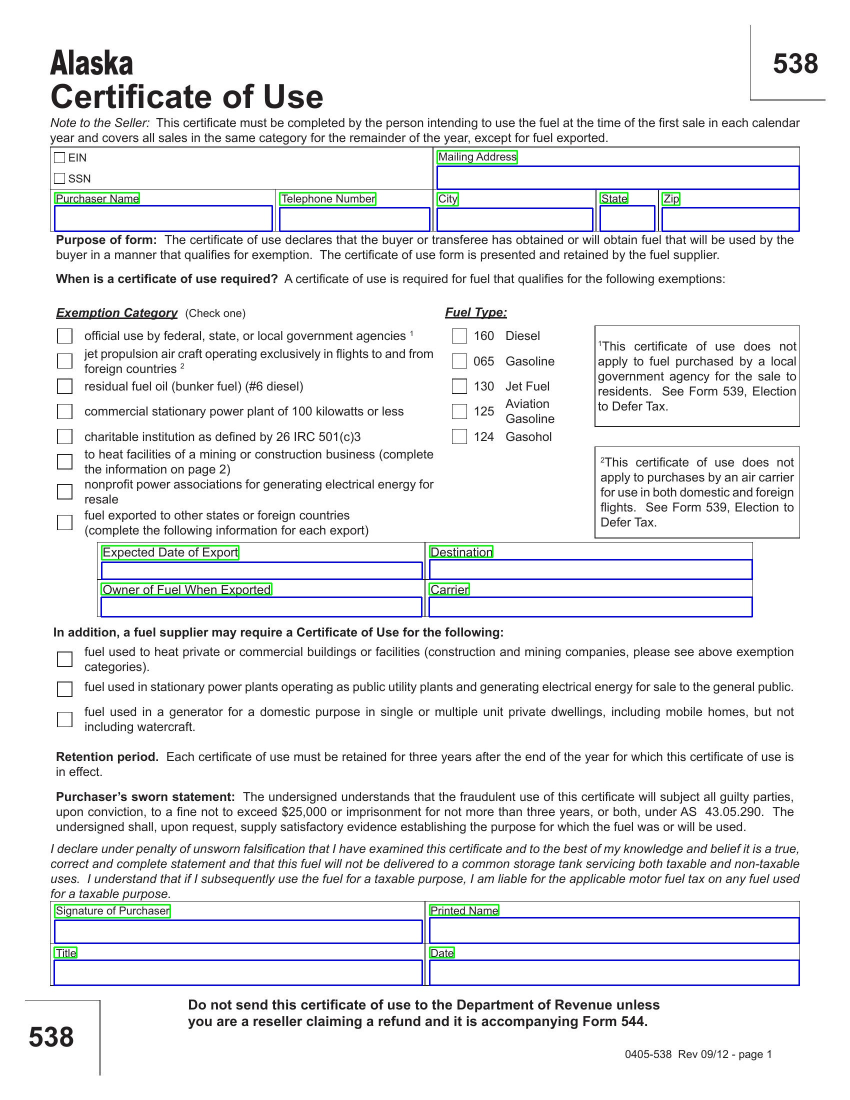
#> input picture testing.jpg, 1700 x 2200 px (shown at 1/2 size)
$ python -i checkbox_detect.py   (imports and definitions only)
#> lines starting #> are read from the running program, lines starting #| are printed output that depends on the picture; after the words box and inside, x2 and y2 are one past the last pixel; in counts of white or black regions, pixels touching at a corner belong together
### base/box.py
import numpy as np
import copy

class Box:
    """ Represents the bounding box of the polygon passed """
    def __init__(self, vertices):
        """
        vertices: list of vertices either as [x1, y1, x2, y2, ..] or [[x1,y1], [x2,y2], ..]
                    or even [[[x1,y1]], [[x2,y2]], ...] or any higher dimension
        """
        vertices = np.array(vertices)
        flat_vertices = vertices.ravel()
        self.X = np.array([flat_vertices[i] for i in range(len(flat_vertices)) if i%2 == 0])
        self.Y = np.array([flat_vertices[i] for i in range(len(flat_vertices)) if i%2 == 1])
        self.vertices = np.array(list(zip(self.X, self.Y)))

    def get_X(self):
        return self.X.copy()

    def get_Y(self):
        return self.Y.copy()

    def get_X_range(self):
        return np.array([self.X.min(), self.X.max()])

    def get_Y_range(self):
        return np.array([self.Y.min(), self.Y.max()])

    def get_height(self):
        return self.Y.max() - self.Y.min()

    def get_width(self):
        return self.X.max() - self.X.min()

    def get_area(self):
        return self.get_height() * self.get_width()

    def get_center(self):
        return np.array([self.get_X_range().mean(), self.get_Y_range().mean()])

    def get_vertices(self):
        return copy.deepcopy(self.vertices)

    def check_overlap(self, other):
        self_X = self.get_X_range()
        self_Y = self.get_Y_range()

        other_X = other.get_X_range()
        other_Y = other.get_Y_range()

        return not (self_X[0] > other_X[1] or other_X[0] > self_X[1]) and not (self_Y[0] > other_Y[1] or other_Y[0] > self_Y[1])

    def __str__(self):
        return str(self.vertices.tolist())

    def __eq__(self, other):
        return np.allclose(self.get_X_range(), other.get_X_range()) and np.allclose(self.get_Y_range(), other.get_Y_range())

    def __hash__(self):
        return hash(str(self.vertices))

### checkbox/checkbox_detect.py
import numpy as np
import cv2
import pytesseract
from pytesseract import Output
import json
from typing import List, Tuple, Dict, Union
from base.box import Box
from base.customEncoder import CustomEncoder
from checkbox_util import save_data_to_json


def find_inner_checkbox(checkboxes: List[Box], approx: Box, thold: int = 2) -> bool:
    """
    returns: True if the box `approx` can be safely added to the list `checkboxes`. A box is safe
            if no other smaller box overlaps too much with it (determined by threshold)
    - Also deletes any box which is larger than this box and overlaps too much
    """
    for i in range(len(checkboxes) - 1, -1, -1):
        box = checkboxes[i]
        box_center = box.get_center()
        box_area = box.get_area()

        approx_center = approx.get_center()
        approx_area = approx.get_area()

        # If the centers of the two boxes are within the threshold
        # and if the approx_checkbox has the smaller area, rm the larger box
        if abs(box_center[0] - approx_center[0]) <= thold and abs(box_center[1] - approx_center[1]) <= thold:
            if approx_area < box_area:
                del checkboxes[i]
                return True
            else:
                return False
    return True


# Splits the X and Y pixel coordinates from the checkbox
# [7 lines left out: function split_X_Y, not called in this run]


# Find the minimum dimensions of the
def minimum_box_dimensions(checkboxes: List[Box]) -> Tuple[int]:
    min_height = min([box.get_height() for box in checkboxes])
    min_width = min([box.get_width() for box in checkboxes])

    return int(min_height), int(min_width)


def find_checkboxes(threshold: np.ndarray, ratio: float, delta: int,\
                    side_length_range: Tuple[int]) -> List[Box]:
    """
    Given a threshold image, returns the checkboxes in the image
    """
    contours, _ = cv2.findContours(threshold, cv2.RETR_TREE, cv2.CHAIN_APPROX_SIMPLE)
    checkboxes = []

    for cnt in contours:
        approx = cv2.approxPolyDP(cnt, ratio * cv2.arcLength(cnt, True), True)

        # only detect polygons with 4 sides
        if len(approx) == 4:
            approx_box = Box(approx)
            width = approx_box.get_width()
            height = approx_box.get_height()

            # If the box is a square within a given size range and delta
            if abs(height - width) < delta and width in range(*side_length_range) and height in range(*side_length_range):
                if not checkboxes or find_inner_checkbox(checkboxes, approx_box):

                    checkboxes.append(approx_box)
    return checkboxes


def draw_contours(im: np.ndarray, contours: List[Box]):
    """
    Given an image and a list of boxes, draws them on the image
    """
    contours = [np.reshape(box.get_vertices(), (-1, 1, 2)) for box in contours]
    for contour in contours:
        cv2.drawContours(im, [contour], 0, (0, 255, 0))


def show_image(im: np.ndarray, name: str = "Image", delay: int = 2000) -> None:
    """
    Displays the given image.
    --------
    name: name of the window frame
    delay: number of milliseconds to display the image
    """
    cv2.imshow('im', im)

    cv2.waitKey(2000)
    cv2.destroyAllWindows()

def get_percent_filled(threshold: np.ndarray, center: np.ndarray, min_width: int,\
                       min_height: int) -> float:
    """
    Sees the area of size min_width x min_height centered around `center` and returns
    the percentage of the area that is filled
    """
    total_pixels = min_height * min_width
    half_width, half_height = int(min_width / 2), int(min_height / 2)
    count = 0
    for i in range(center[0] - half_width, center[0] + half_width):
        for j in range(center[1] - half_height, center[1] + half_height):
            # fill in area if white - used for debugging
            if threshold[j][i] > 200:
                threshold[j][i] = 100
            # if pixel is black, add to count
            if threshold[j][i] < 5:
                count += 1
    return round(count / total_pixels, 1)


def checkbox_detect(path, ratio=0.015, delta=12, side_length_range=(16,51), plot=True, fileout=None,
                    jsonFile = None,  showLabelBound=None, boundarylines=None):
    """
    Detects checkboxes in the image in the given path
    """
#> called with path = '../testing.jpg', ratio = 0.015, delta = 12, side_length_range = (16, 51), plot = True
    im = cv2.imread(path)
#> im is the input picture: shape (2200, 1700, 3); mean B, G, R 238.9, 237, 236.3
    imgray = cv2.imread(path, 0)
    _, threshold = cv2.threshold(imgray, 200, 255, cv2.THRESH_BINARY)
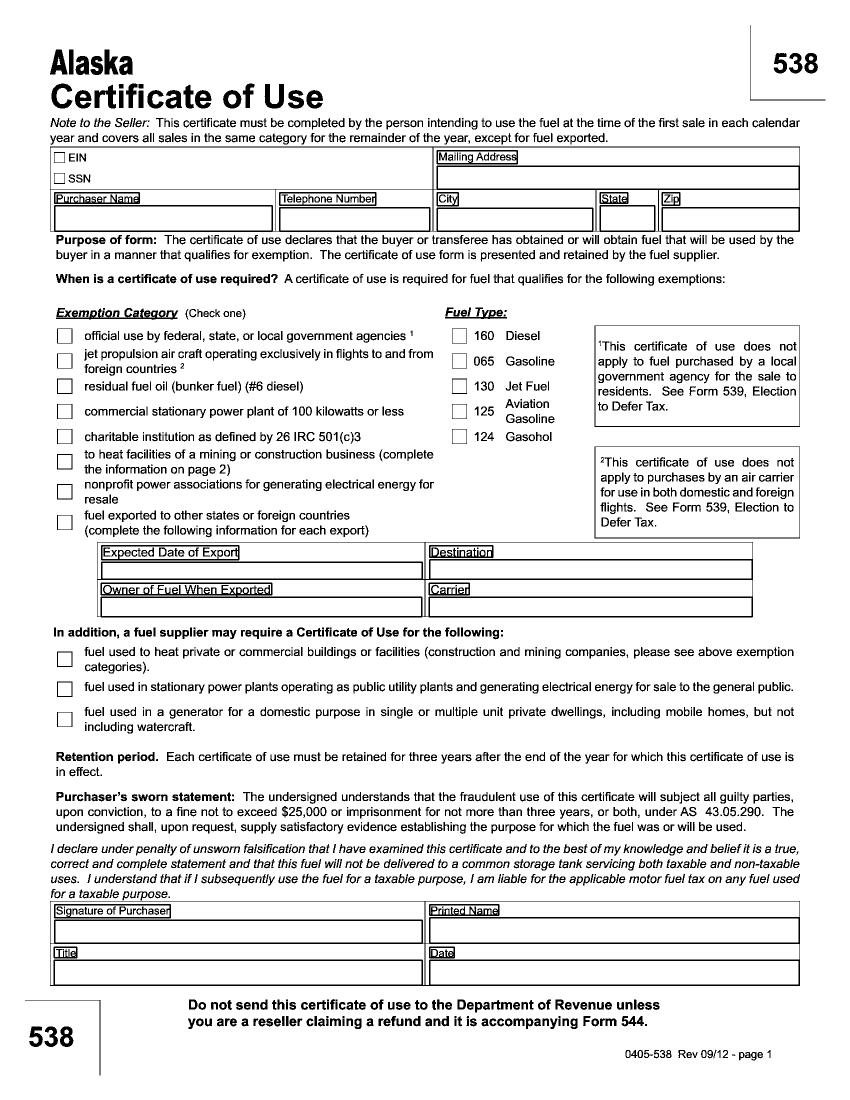
#> threshold: shape (2200, 1700) (shown at 1/2 size); 90.9% white; 3011 black regions (243 under 20 px)

    checkboxes = find_checkboxes(threshold, ratio, delta, side_length_range)
#> in find_checkboxes, `contours, _ = cv2.findContours(threshold, cv2.RETR_TREE, cv2.CHAIN_APP..`: contours = 4217 contours, 816 with area under 20; largest, box (x1, y1, x2, y2) and area: (0, 0, 1700, 2200) 3736101, (99, 292, 1601, 465) 258103, (99, 1801, 1601, 1973) 256669, (193, 1083, 1507, 1236) 199550, (1188, 650, 1601, 855) 84046
#> the loop in find_checkboxes, `for cnt in contours:` made 4217 passes
#> (width, height) on pass 1: (1699, 2199)
#> after the loop in find_checkboxes, `for cnt in contours:`: checkboxes = 19 items
#> checkboxes = 19 items
    draw_contours(im, checkboxes)
#> in draw_contours, `contours = [np.reshape(box.get_vertices(), (-1, 1, 2)) for box in cont..`: contours = 19 contours; largest, box (x1, y1, x2, y2) and area: (1322, 383, 1362, 413) 1003, (905, 859, 933, 887) 729, (905, 809, 933, 837) 729, (905, 708, 933, 736) 729, (905, 658, 933, 686) 729
#> the loop in draw_contours, `for contour in contours:` made 19 passes
#> contour on passes 1 to 8: [[116, 1425], [116, 1452], [142, 1452], [142, 1425]], [[116, 1365], [116, 1391], [142, 1391], [142, 1365]], [[116, 1305], [116, 1331], [142, 1331], [142, 1305]], [[116, 1031], [116, 1058], [142, 1058], [142, 1031]], [[116, 970], [116, 996], [142, 996], [142, 970]], [[116, 910], [116, 936], [142, 936], [142, 910]], [[905, 859], [905, 886], [932, 886], [932, 859]], [[116, 859], [116, 886], [142, 886], [142, 859]]
#> after the loop in draw_contours, `for contour in contours:`:
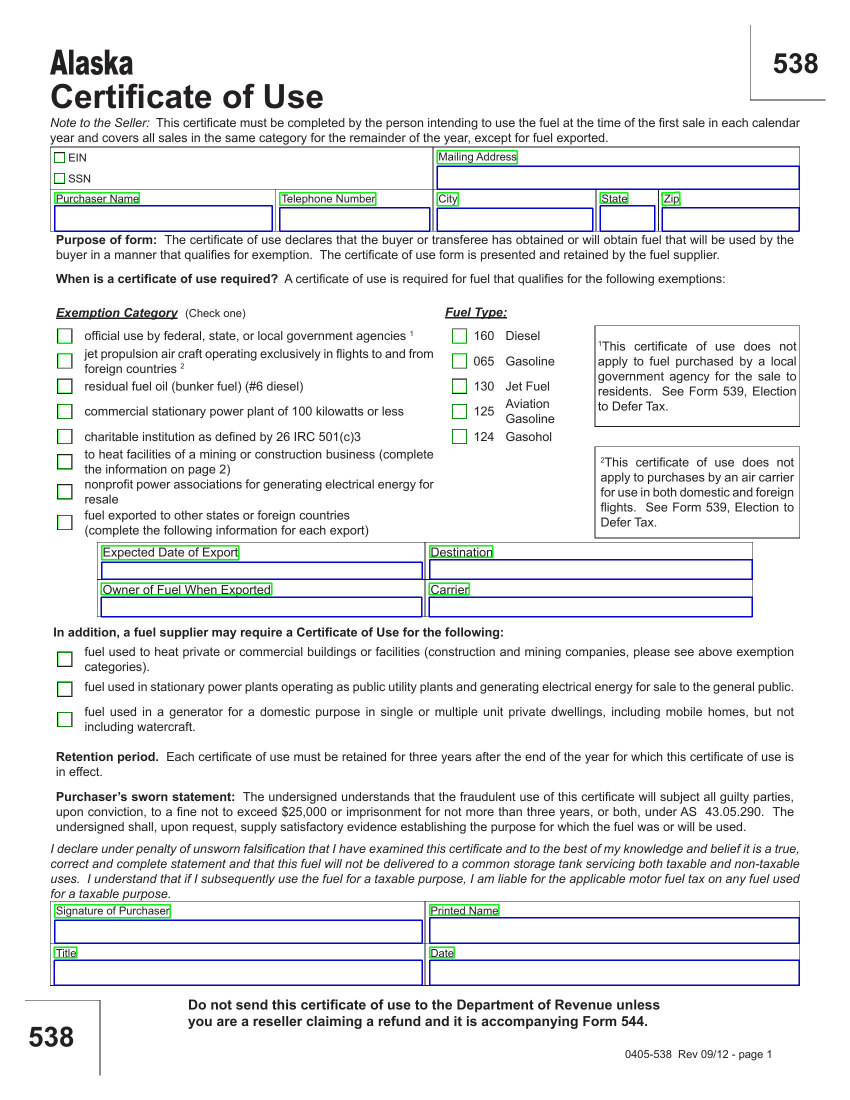
#> im: shape (2200, 1700, 3) (shown at 1/2 size); 0.05% of pixels changed, all inside (x1, y1, x2, y2) = (109, 306, 1362, 1453)

    print('Number of checkboxes found: ', len(checkboxes))
#| Number of checkboxes found:  19
    if len(checkboxes) == 0:
        return

    # Create one dictionary per checkbox - contains num in order, coordinates, percent filled
    # Sort in descending order
    checkbox_dicts = []
    for i in range(len(checkboxes) - 1, -1, -1):
        new_dic = dict()
        new_dic['number'] = len(checkboxes) - i
        new_dic['box'] = checkboxes[i]
        new_dic['percent_filled'] = None
        checkbox_dicts.append(new_dic)
#> this loop made 19 passes
#> i on passes 1 to 8: 18, 17, 16, 15, 14, 13, 12, 11
#> after the loop, checkbox_dicts = 19 items

    # Find the percent filled for each checkbox
    min_height, min_width = minimum_box_dimensions(checkboxes)
#> in minimum_box_dimensions, `min_height = min([box.get_height() for box in checkboxes])`: min_height = 18
#> in minimum_box_dimensions, `min_width = min([box.get_width() for box in checkboxes])`: min_width = 19
#> min_height = 18; min_width = 19
    font = cv2.FONT_HERSHEY_COMPLEX_SMALL
#> font = 5

    for box_dict in checkbox_dicts:
        box = box_dict['box']
        center = box.get_center().astype(int)
        percent = get_percent_filled(threshold, center, min_width, min_height)

        box_dict['percent_filled'] = percent
        cv2.putText(im, str(percent), (center[0] - 60, center[1] + 5), font, 1.2, (0, 0, 255), thickness=2)
#> this loop made 19 passes
#> percent on passes 1 to 8: 0, 0, 0.4, 0, 0, 0, 0, 0
#> im: shape (2200, 1700, 3); 0.18% of pixels changed, all inside (x1, y1, x2, y2) = (59, 303, 1323, 1445)
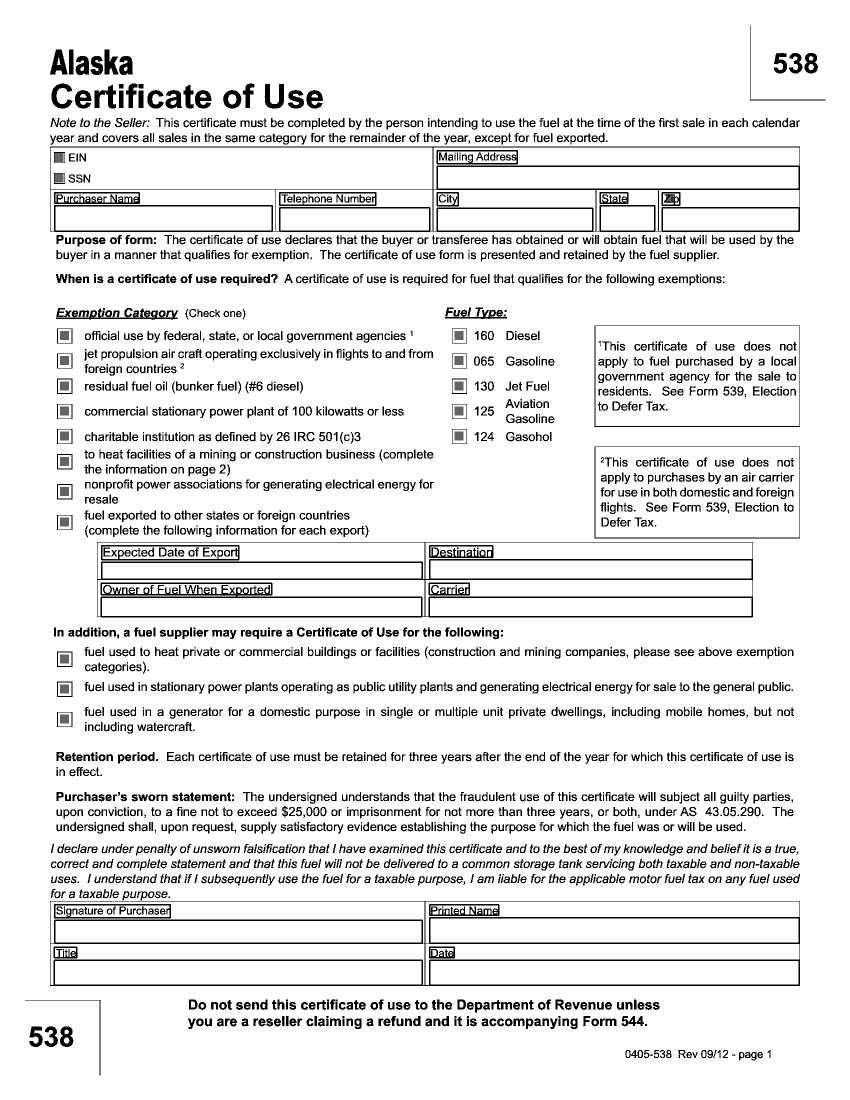
#> threshold: shape (2200, 1700) (shown at 1/2 size); 0.16% of pixels changed, all inside (x1, y1, x2, y2) = (109, 306, 1350, 1447)

    if fileout:
        save_img = str(fileout) + '_1.jpg'
        cv2.imwrite(save_img, im)

    if plot:
        show_image(im)

    checkbox_dicts = get_unique_checkboxes(checkbox_dicts)
    clusters = cluster_checkbox(checkbox_dicts, im, showLabelBound, boundarylines)
    add_checkbox_label(path, checkbox_dicts, clusters, fileout=fileout)

    if jsonFile:
        save_data_to_json(checkbox_dicts, jsonFile, 'checkbox')

    return checkbox_dicts


# Type of checkbox: List[Dict[str, Union[int, List[float], Box, float]]]
def get_unique_checkboxes(checkbox_dicts):
    """
    Returns a dict of checkboxes after replacing all the overlapping checkboxes by single unique one
    """
    unique_checkboxes = []
    idxs_to_remove = []
    new_idx = 0
    for i, checkbox in enumerate(checkbox_dicts):
        if i not in idxs_to_remove:
            checkbox["number"] = new_idx
            new_idx += 1
            unique_checkboxes.append(checkbox)
        for j, other_checkbox in enumerate(checkbox_dicts):
            if i != j and checkbox['box'].check_overlap(other_checkbox['box']):
                idxs_to_remove.append(j)
#> this loop made 19 passes
#> (the rest of the program and of its run is left out)
